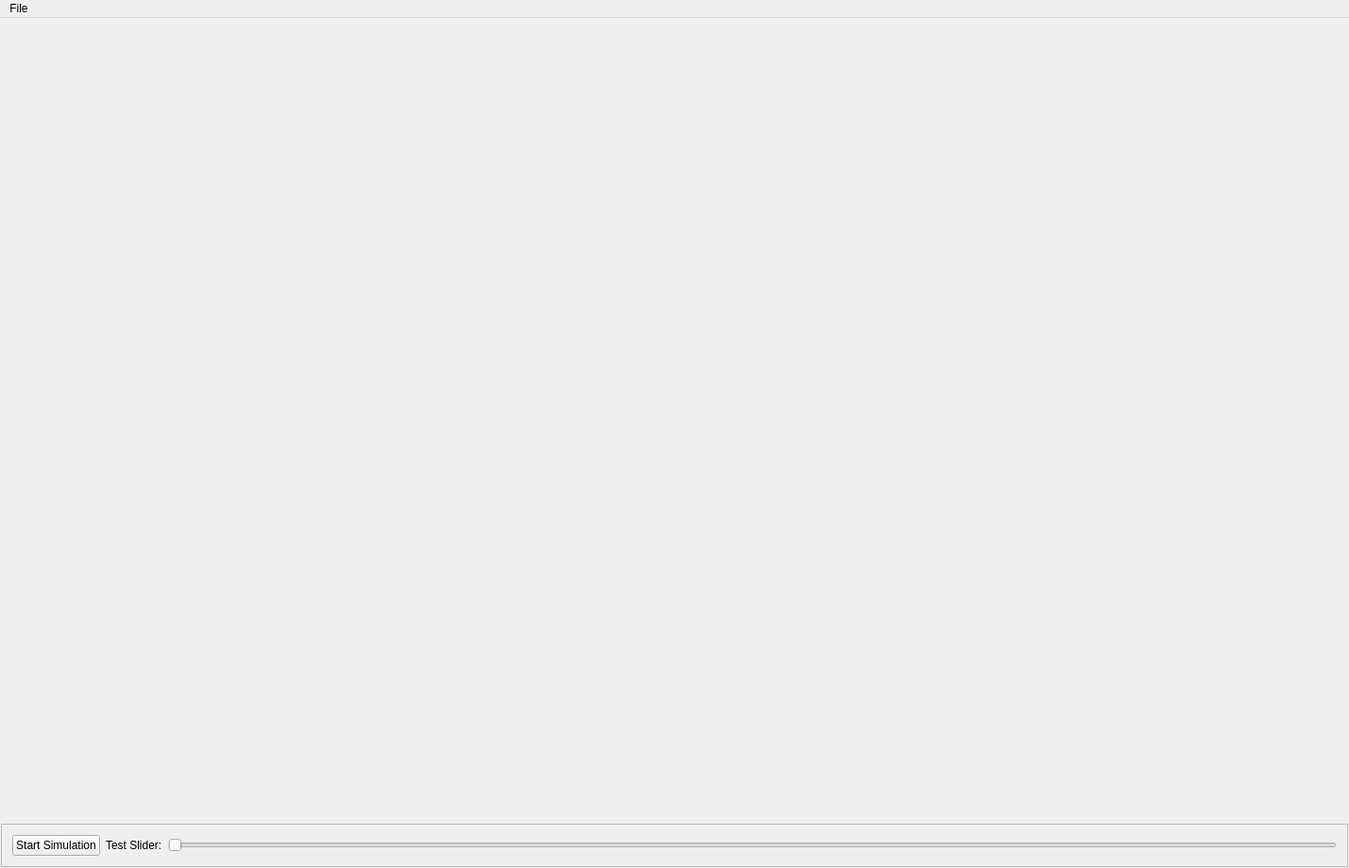
<?xml version="1.0" encoding="UTF-8"?>
<ui version="4.0">
 <class>MainWindowWidget</class>
 <widget class="QMainWindow" name="MainWindowWidget">
  <property name="geometry">
   <rect>
    <x>0</x>
    <y>0</y>
    <width>1429</width>
    <height>920</height>
   </rect>
  </property>
  <property name="sizePolicy">
   <sizepolicy hsizetype="Preferred" vsizetype="Minimum">
    <horstretch>0</horstretch>
    <verstretch>0</verstretch>
   </sizepolicy>
  </property>
  <property name="windowTitle">
   <string>MedIP</string>
  </property>
  <property name="styleSheet">
   <string notr="true">
				QToolTip
				{
				border: 1px solid #76797C;
				background-color: rgb(90, 102, 117);;
				color: white;
				padding: 5px;
				opacity: 200;
				}

				QWidget
				{
				color: #eff0f1;
				background-color: #333333;
				selection-background-color:#92BCCE;
				selection-color: #eff0f1;
				background-clip: border;
				border-image: none;
				border: 0px transparent black;
				outline: 0;
				}

				QWidget:item:hover
				{
				background-color: #287399;
				color: #eff0f1;
				}

				QWidget:item:selected
				{
				background-color: #287399;
				}

				QCheckBox
				{
				spacing: 5px;
				outline: none;
				color: #eff0f1;
				margin-bottom: 2px;
				}

				QCheckBox:disabled
				{
				color: #76797C;
				}

				QCheckBox::indicator,
				QGroupBox::indicator
				{
				width: 18px;
				height: 18px;
				}
				QGroupBox::indicator
				{
				margin-left: 2px;
				}

				QCheckBox::indicator:unchecked
				{
				image: url(:/qss_icons/rc/checkbox_unchecked.png);
				}

				QCheckBox::indicator:unchecked:hover,
				QCheckBox::indicator:unchecked:focus,
				QCheckBox::indicator:unchecked:pressed,
				QGroupBox::indicator:unchecked:hover,
				QGroupBox::indicator:unchecked:focus,
				QGroupBox::indicator:unchecked:pressed
				{
				border: none;
				image: url(:/qss_icons/rc/checkbox_unchecked_focus.png);
				}

				QCheckBox::indicator:checked
				{
				image: url(:/qss_icons/rc/checkbox_checked.png);
				}

				QCheckBox::indicator:checked:hover,
				QCheckBox::indicator:checked:focus,
				QCheckBox::indicator:checked:pressed,
				QGroupBox::indicator:checked:hover,
				QGroupBox::indicator:checked:focus,
				QGroupBox::indicator:checked:pressed
				{
				border: none;
				image: url(:/qss_icons/rc/checkbox_checked_focus.png);
				}


				QCheckBox::indicator:indeterminate
				{
				image: url(:/qss_icons/rc/checkbox_indeterminate.png);
				}

				QCheckBox::indicator:indeterminate:focus,
				QCheckBox::indicator:indeterminate:hover,
				QCheckBox::indicator:indeterminate:pressed
				{
				image: url(:/qss_icons/rc/checkbox_indeterminate_focus.png);
				}

				QCheckBox::indicator:checked:disabled,
				QGroupBox::indicator:checked:disabled
				{
				image: url(:/qss_icons/rc/checkbox_checked_disabled.png);
				}

				QCheckBox::indicator:unchecked:disabled,
				QGroupBox::indicator:unchecked:disabled
				{
				image: url(:/qss_icons/rc/checkbox_unchecked_disabled.png);
				}

				QRadioButton
				{
				spacing: 5px;
				outline: none;
				color: #eff0f1;
				margin-bottom: 2px;
				}

				QRadioButton:disabled
				{
				color: #76797C;
				}
				QRadioButton::indicator
				{
				width: 21px;
				height: 21px;
				}

				QRadioButton::indicator:unchecked
				{
				image: url(:/qss_icons/rc/radio_unchecked.png);
				}


				QRadioButton::indicator:unchecked:hover,
				QRadioButton::indicator:unchecked:focus,
				QRadioButton::indicator:unchecked:pressed
				{
				border: none;
				outline: none;
				image: url(:/qss_icons/rc/radio_unchecked_focus.png);
				}

				QRadioButton::indicator:checked
				{
				border: none;
				outline: none;
				image: url(:/qss_icons/rc/radio_checked.png);
				}

				QRadioButton::indicator:checked:hover,
				QRadioButton::indicator:checked:focus,
				QRadioButton::indicator:checked:pressed
				{
				border: none;
				outline: none;
				image: url(:/qss_icons/rc/radio_checked_focus.png);
				}

				QRadioButton::indicator:checked:disabled
				{
				outline: none;
				image: url(:/qss_icons/rc/radio_checked_disabled.png);
				}

				QRadioButton::indicator:unchecked:disabled
				{
				image: url(:/qss_icons/rc/radio_unchecked_disabled.png);
				}


				QMenuBar
				{
				background-color: #333333;
				color: #eff0f1;
				}

				QMenuBar::item
				{
				background: transparent;
				}

				QMenuBar::item:selected
				{
				background: transparent;
				border: 1px solid #287399;
				}

				QMenuBar::item:pressed
				{
				border: 1px solid #76797C;
				background-color: #92BCCE;
				color: #eff0f1;
				margin-bottom:-1px;
				padding-bottom:1px;
				}

				QMenu
				{
				border: 1px solid #76797C;
				color: #eff0f1;
				margin: 2px;
				}

				QMenu::icon
				{
				margin: 5px;
				}

				QMenu::item
				{
				padding: 5px 30px 5px 30px;
				border: 1px solid transparent; /* reserve space for selection border */
				}

				QMenu::item:selected
				{
				color: #eff0f1;
				}

				QMenu::separator {
				height: 2px;
				background: lightblue;
				margin-left: 10px;
				margin-right: 5px;
				}

				QMenu::indicator {
				width: 18px;
				height: 18px;
				}

				/* non-exclusive indicator = check box style indicator
				(see QActionGroup::setExclusive) */
				QMenu::indicator:non-exclusive:unchecked {
				image: url(:/qss_icons/rc/checkbox_unchecked.png);
				}

				QMenu::indicator:non-exclusive:unchecked:selected {
				image: url(:/qss_icons/rc/checkbox_unchecked_disabled.png);
				}

				QMenu::indicator:non-exclusive:checked {
				image: url(:/qss_icons/rc/checkbox_checked.png);
				}

				QMenu::indicator:non-exclusive:checked:selected {
				image: url(:/qss_icons/rc/checkbox_checked_disabled.png);
				}

				/* exclusive indicator = radio button style indicator (see QActionGroup::setExclusive) */
				QMenu::indicator:exclusive:unchecked {
				image: url(:/qss_icons/rc/radio_unchecked.png);
				}

				QMenu::indicator:exclusive:unchecked:selected {
				image: url(:/qss_icons/rc/radio_unchecked_disabled.png);
				}

				QMenu::indicator:exclusive:checked {
				image: url(:/qss_icons/rc/radio_checked.png);
				}

				QMenu::indicator:exclusive:checked:selected {
				image: url(:/qss_icons/rc/radio_checked_disabled.png);
				}

				QMenu::right-arrow {
				margin: 5px;
				image: url(:/qss_icons/rc/right_arrow.png)
				}


				QWidget:disabled
				{
				color: #454545;
				background-color: #333333;
				}

				QAbstractItemView
				{
				alternate-background-color: #333333;
				color: #eff0f1;
				border: 1px solid 3A3939;
				border-radius: 2px;
				}

				QWidget:focus, QMenuBar:focus
				{
				border: 1px solid #92BCCE;
				}

				QTabWidget:focus, QCheckBox:focus, QRadioButton:focus, QSlider:focus
				{
				border: none;
				}

				QLineEdit
				{
				background-color: #232629;
				padding: 5px;
				border-style: solid;
				border: 1px solid #76797C;
				border-radius: 2px;
				color: #eff0f1;
				}

				QAbstractItemView QLineEdit
				{
				padding: 0;
				}

				QGroupBox {
				border:1px solid #76797C;
				border-radius: 2px;
				margin-top: 20px;
				}

				QGroupBox::title {
				subcontrol-origin: margin;
				subcontrol-position: top center;
				padding-left: 10px;
				padding-right: 10px;
				padding-top: 10px;
				}

				QAbstractScrollArea
				{
				border-radius: 2px;
				border: 1px solid #3A3A3A;
				background-color: transparent;
				}

				QScrollBar:horizontal
				{
				height: 15px;
				margin: 3px 15px 3px 15px;
				border: 1px transparent #2A2929;
				background-color: #2A2929;
				}

				QScrollBar::handle:horizontal
				{
				background-color: #605F5F;
				min-width: 5px;
				}

				QScrollBar::add-line:horizontal
				{
				margin: 0px 3px 0px 3px;
				border-image: url(:/qss_icons/rc/right_arrow_disabled.png);
				width: 10px;
				height: 10px;
				subcontrol-position: right;
				subcontrol-origin: margin;
				}

				QScrollBar::sub-line:horizontal
				{
				margin: 0px 3px 0px 3px;
				border-image: url(:/qss_icons/rc/left_arrow_disabled.png);
				height: 10px;
				width: 10px;
				subcontrol-position: left;
				subcontrol-origin: margin;
				}

				QScrollBar::add-line:horizontal:hover,QScrollBar::add-line:horizontal:on
				{
				border-image: url(:/qss_icons/rc/right_arrow.png);
				height: 10px;
				width: 10px;
				subcontrol-position: right;
				subcontrol-origin: margin;
				}


				QScrollBar::sub-line:horizontal:hover, QScrollBar::sub-line:horizontal:on
				{
				border-image: url(:/qss_icons/rc/left_arrow.png);
				height: 10px;
				width: 10px;
				subcontrol-position: left;
				subcontrol-origin: margin;
				}

				QScrollBar::up-arrow:horizontal, QScrollBar::down-arrow:horizontal
				{
				background: none;
				}


				QScrollBar::add-page:horizontal, QScrollBar::sub-page:horizontal
				{
				background: none;
				}

				QScrollBar:vertical
				{
				background-color: #2A2929;
				width: 15px;
				margin: 15px 3px 15px 3px;
				border: 1px transparent #2A2929;
				border-radius: 4px;
				}

				QScrollBar::handle:vertical
				{
				background-color: #605F5F;
				min-height: 5px;
				border-radius: 4px;
				}

				QScrollBar::sub-line:vertical
				{
				margin: 3px 0px 3px 0px;
				border-image: url(:/qss_icons/rc/up_arrow_disabled.png);
				height: 10px;
				width: 10px;
				subcontrol-position: top;
				subcontrol-origin: margin;
				}

				QScrollBar::add-line:vertical
				{
				margin: 3px 0px 3px 0px;
				border-image: url(:/qss_icons/rc/down_arrow_disabled.png);
				height: 10px;
				width: 10px;
				subcontrol-position: bottom;
				subcontrol-origin: margin;
				}

				QScrollBar::sub-line:vertical:hover,QScrollBar::sub-line:vertical:on
				{

				border-image: url(:/qss_icons/rc/up_arrow.png);
				height: 10px;
				width: 10px;
				subcontrol-position: top;
				subcontrol-origin: margin;
				}


				QScrollBar::add-line:vertical:hover, QScrollBar::add-line:vertical:on
				{
				border-image: url(:/qss_icons/rc/down_arrow.png);
				height: 10px;
				width: 10px;
				subcontrol-position: bottom;
				subcontrol-origin: margin;
				}

				QScrollBar::up-arrow:vertical, QScrollBar::down-arrow:vertical
				{
				background: none;
				}


				QScrollBar::add-page:vertical, QScrollBar::sub-page:vertical
				{
				background: none;
				}

				QTextEdit
				{
				background-color: #232629;
				color: #eff0f1;
				border: 1px solid #76797C;
				}

				QPlainTextEdit
				{
				background-color: #232629;;
				color: #eff0f1;
				border-radius: 2px;
				border: 1px solid #76797C;
				}

				QHeaderView::section
				{
				background-color: #76797C;
				color: #eff0f1;
				padding: 5px;
				border: 1px solid #76797C;
				}

				QSizeGrip {
				image: url(:/qss_icons/rc/sizegrip.png);
				width: 12px;
				height: 12px;
				}


				QMainWindow::separator
				{
				background-color: #333333;
				}

				QMainWindow::separator:hover
				{

				background-color: #787876;
				color: white;
				padding-left: 4px;
				border: 1px solid #76797C;
				spacing: 2px;
				}


				QMenu::separator
				{
				height: 1px;
				background-color: #76797C;
				color: white;
				padding-left: 4px;
				margin-left: 10px;
				margin-right: 5px;
				}


				QFrame
				{
				border-radius: 2px;
				border: 1px solid #333333;
				}

				QFrame[frameShape=&quot;0&quot;]
				{
				border-radius: 2px;
				border: 1px transparent #76797C;
				}

				QStackedWidget
				{
				border: 1px transparent black;
				}

				QToolBar {
				border: 1px transparent #393838;
				background: 1px solid #333333;
				font-weight: bold;
				}

				QToolBar::handle:horizontal {
				image: url(:/qss_icons/rc/Hmovetoolbar.png);
				}
				QToolBar::handle:vertical {
				image: url(:/qss_icons/rc/Vmovetoolbar.png);
				}
				QToolBar::separator:horizontal {
				image: url(:/qss_icons/rc/Hsepartoolbar.png);
				}
				QToolBar::separator:vertical {
				image: url(:/qss_icons/rc/Vsepartoolbar.png);
				}
				QToolButton#qt_toolbar_ext_button {
				background: #58595a
				}

				QPushButton
				{
				color: #eff0f1;
				background-color: #333333;
				border-width: 1px;
				border-color: #828282;
				border-style: solid;
				padding: 5px;
				outline: none;
				}

				QPushButton:disabled
				{
				background-color: #333333;
				border-width: 1px;
				border-color: #454545;
				border-style: solid;
				padding-top: 5px;
				padding-bottom: 5px;
				padding-left: 10px;
				padding-right: 10px;
				border-radius: 2px;
				color: #454545;
				}

				QPushButton:focus {
				background-color: #92BCCE;
				color: white;
				}

				QPushButton:pressed
				{
				background-color: #92BCCE;
				padding-top: -15px;
				padding-bottom: -17px;
				}

				QComboBox
				{
				selection-background-color: #92BCCE;
				border-style: solid;
				border: 1px solid #828282;
				border-radius: 4px;
				padding: 5px;
				min-width: 75px;
				}

				QPushButton:checked{
				background-color: #76797C;
				border-color: #6A6969;
				}

				QComboBox:hover,QPushButton:hover,QAbstractSpinBox:hover,QLineEdit:hover,QTextEdit:hover,QPlainTextEdit:hover,QAbstractView:hover,QTreeView:hover
				{
				border: 1px solid #92BCCE;
				color: #eff0f1;
				}

				QComboBox:on
				{
				padding-top: 3px;
				padding-left: 4px;
				selection-background-color: #4a4a4a;
				}

				QComboBox QAbstractItemView
				{
				background-color: #232629;
				border-radius: 2px;
				border: 1px solid #76797C;
				selection-background-color: #287399;
				}

				QComboBox::drop-down
				{
				subcontrol-origin: padding;
				subcontrol-position: top right;
				width: 15px;

				border-left-width: 0px;
				border-left-color: darkgray;
				border-left-style: solid;
				border-top-right-radius: 3px;
				border-bottom-right-radius: 3px;
				}

				QComboBox::down-arrow
				{
				image: url(:/qss_icons/rc/down_arrow_disabled.png);
				}

				QComboBox::down-arrow:on, QComboBox::down-arrow:hover,
				QComboBox::down-arrow:focus
				{
				image: url(:/qss_icons/rc/down_arrow.png);
				}

				QAbstractSpinBox {
				padding: 5px;
				border: 1px solid #76797C;
				background-color: #232629;
				color: #eff0f1;
				border-radius: 2px;
				min-width: 75px;
				}

				QAbstractSpinBox:up-button
				{
				background-color: transparent;
				subcontrol-origin: border;
				subcontrol-position: center right;
				}

				QAbstractSpinBox:down-button
				{
				background-color: transparent;
				subcontrol-origin: border;
				subcontrol-position: center left;
				}

				QAbstractSpinBox::up-arrow,QAbstractSpinBox::up-arrow:disabled,QAbstractSpinBox::up-arrow:off {
				image: url(:/qss_icons/rc/up_arrow_disabled.png);
				width: 10px;
				height: 10px;
				}
				QAbstractSpinBox::up-arrow:hover
				{
				image: url(:/qss_icons/rc/up_arrow.png);
				}


				QAbstractSpinBox::down-arrow,QAbstractSpinBox::down-arrow:disabled,QAbstractSpinBox::down-arrow:off
				{
				image: url(:/qss_icons/rc/down_arrow_disabled.png);
				width: 10px;
				height: 10px;
				}
				QAbstractSpinBox::down-arrow:hover
				{
				image: url(:/qss_icons/rc/down_arrow.png);
				}


				QLabel
				{
				border: 0px solid black;
				}

				QTabWidget{
				border: 0px transparent black;
				}

				QTabWidget::pane {
				border: 1px solid #76797C;
				padding: 1px;
				margin: 0px;
				}

				QTabWidget::tab-bar {
				left: 1px; /* move to the right by 5px */
				}

				QTabBar
				{
				qproperty-drawBase: 0;
				border-radius: 3px;
				}

				QTabBar:focus
				{
				border: 0px transparent black;
				}

				QTabBar::close-button  {
				image: url(:/qss_icons/rc/close.png);
				background: transparent;
				}

				QTabBar::close-button:hover
				{
				image: url(:/qss_icons/rc/close-hover.png);
				background: transparent;
				}

				QTabBar::close-button:pressed {
				image: url(:/qss_icons/rc/close-pressed.png);
				background: transparent;
				}

				/* TOP TABS */
				QTabBar::tab:top {
				color: #eff0f1;
				border: 1px solid #76797C;
				border-bottom: 1px transparent black;
				background-color: #333333;
				padding: 5px;
				min-width: 50px;
				border-top-left-radius: 2px;
				border-top-right-radius: 2px;
				}

				QTabBar::tab:top:!selected
				{
				color: #eff0f1;
				background-color: #54575B;
				border: 1px solid #76797C;
				border-bottom: 1px transparent black;
				border-top-left-radius: 2px;
				border-top-right-radius: 2px;
				}

				QTabBar::tab:top:!selected:hover {
				background-color: #92BCCE;
				}

				/* BOTTOM TABS */
				QTabBar::tab:bottom {
				color: #eff0f1;
				border: 1px solid #76797C;
				border-top: 1px transparent black;
				background-color: #333333;
				padding: 5px;
				border-bottom-left-radius: 2px;
				border-bottom-right-radius: 2px;
				min-width: 50px;
				}

				QTabBar::tab:bottom:!selected
				{
				color: #eff0f1;
				background-color: #54575B;
				border: 1px solid #76797C;
				border-top: 1px transparent black;
				border-bottom-left-radius: 2px;
				border-bottom-right-radius: 2px;
				}

				QTabBar::tab:bottom:!selected:hover {
				background-color: #92BCCE;
				}

				/* LEFT TABS */
				QTabBar::tab:left {
				color: #eff0f1;
				border: 1px solid #76797C;
				border-left: 1px transparent black;
				background-color: #333333;
				padding: 5px;
				border-top-right-radius: 2px;
				border-bottom-right-radius: 2px;
				min-height: 50px;
				}

				QTabBar::tab:left:!selected
				{
				color: #eff0f1;
				background-color: #54575B;
				border: 1px solid #76797C;
				border-left: 1px transparent black;
				border-top-right-radius: 2px;
				border-bottom-right-radius: 2px;
				}

				QTabBar::tab:left:!selected:hover {
				background-color: #92BCCE;
				}


				/* RIGHT TABS */
				QTabBar::tab:right {
				color: #eff0f1;
				border: 1px solid #76797C;
				border-right: 1px transparent black;
				background-color: #333333;
				padding: 5px;
				border-top-left-radius: 2px;
				border-bottom-left-radius: 2px;
				min-height: 50px;
				}

				QTabBar::tab:right:!selected
				{
				color: #eff0f1;
				background-color: #54575B;
				border: 1px solid #76797C;
				border-right: 1px transparent black;
				border-top-left-radius: 2px;
				border-bottom-left-radius: 2px;
				}

				QTabBar::tab:right:!selected:hover {
				background-color: #92BCCE;
				}

				QTabBar QToolButton::right-arrow:enabled {
				image: url(:/qss_icons/rc/right_arrow.png);
				}

				QTabBar QToolButton::left-arrow:enabled {
				image: url(:/qss_icons/rc/left_arrow.png);
				}

				QTabBar QToolButton::right-arrow:disabled {
				image: url(:/qss_icons/rc/right_arrow_disabled.png);
				}

				QTabBar QToolButton::left-arrow:disabled {
				image: url(:/qss_icons/rc/left_arrow_disabled.png);
				}


				QDockWidget {
				background: #333333;
				border: 1px solid #333333;
				titlebar-close-icon: url(:/qss_icons/rc/close.png);
				titlebar-normal-icon: url(:/qss_icons/rc/undock.png);
				}

				QDockWidget::title {
				text-align: left;
				background: #2D2D2D;
				padding-left: 5px;
				}

				QDockWidget::close-button, QDockWidget::float-button {
				border: 1px solid transparent;
				background: transparent;
				}

				QDockWidget::close-button:hover, QDockWidget::float-button:hover {
				background: rgba(255, 255, 255, 10);
				}

				QDockWidget::close-button:pressed, QDockWidget::float-button:pressed {
				padding: 1px -1px -1px 1px;
				background: rgba(255, 255, 255, 10);
				}

				QTreeView, QListView
				{
				border: 1px solid #3A3A3A;
				background-color: #3A3A3A;
				}

				QTreeView:branch:selected, QTreeView:branch:hover
				{
				background: url(:/qss_icons/rc/transparent.png);
				}

				QTreeView::branch:has-siblings:!adjoins-item {
				border-image: url(:/qss_icons/rc/transparent.png);
				}

				QTreeView::branch:has-siblings:adjoins-item {
				border-image: url(:/qss_icons/rc/transparent.png);
				}

				QTreeView::branch:!has-children:!has-siblings:adjoins-item {
				border-image: url(:/qss_icons/rc/transparent.png);
				}

				QTreeView::branch:has-children:!has-siblings:closed,
				QTreeView::branch:closed:has-children:has-siblings {
				image: url(:/qss_icons/rc/branch_closed.png);
				}

				QTreeView::branch:open:has-children:!has-siblings,
				QTreeView::branch:open:has-children:has-siblings  {
				image: url(:/qss_icons/rc/branch_open.png);
				}

				QTreeView::branch:has-children:!has-siblings:closed:hover,
				QTreeView::branch:closed:has-children:has-siblings:hover {
				image: url(:/qss_icons/rc/branch_closed-on.png);
				}

				QTreeView::branch:open:has-children:!has-siblings:hover,
				QTreeView::branch:open:has-children:has-siblings:hover  {
				image: url(:/qss_icons/rc/branch_open-on.png);
				}

				QListView::item:!selected:hover, QTreeView::item:!selected:hover  {
				background: #92BCCE;
				outline: 0;
				color: #eff0f1
				}

				QListView::item:selected:hover, QTreeView::item:selected:hover  {
				background: #92BCCE;
				color: #eff0f1;
				}

				QSlider::groove:horizontal {
				border: 1px solid #828282;
				height: 4px;
				background: #828282;
				margin: 0px;
				border-radius: 2px;
				}

				QSlider::handle:horizontal {
				background: #828282;
				border: 1px solid #828282;
				width: 16px;
				height: 16px;
				margin: -8px 0;
				border-radius: 9px;
				}

				QSlider::groove:vertical {
				border: 1px solid #828282;
				width: 4px;
				background: #828282;
				margin: 0px;
				border-radius: 3px;
				}

				QSlider::handle:vertical {
				background: #828282;
				border: 1px solid #828282;
				width: 16px;
				height: 16px;
				margin: 0 -8px;
				border-radius: 9px;
				}

				QToolButton {
				background-color: transparent;
				border: 1px transparent #76797C;
				border-radius: 2px;
				margin: 3px;
				padding: 5px;
				}

				QToolButton[popupMode=&quot;1&quot;] { /* only for MenuButtonPopup */
				padding-right: 20px; /* make way for the popup button */
				border: 1px #76797C;
				border-radius: 5px;
				}

				QToolButton[popupMode=&quot;2&quot;] { /* only for InstantPopup */
				padding-right: 10px; /* make way for the popup button */
				border: 1px #76797C;
				}


				QToolButton:hover, QToolButton::menu-button:hover {
				background-color: transparent;
				border: 1px solid #92BCCE;
				padding: 5px;
				}

				QToolButton:checked, QToolButton:pressed,
				QToolButton::menu-button:pressed {
				background-color: #92BCCE;
				border: 1px solid #92BCCE;
				padding: 5px;
				}

				/* the subcontrol below is used only in the InstantPopup or DelayedPopup mode */
				QToolButton::menu-indicator {
				image: url(:/qss_icons/rc/down_arrow.png);
				top: -7px; left: -2px; /* shift it a bit */
				}

				/* the subcontrols below are used only in the MenuButtonPopup mode */
				QToolButton::menu-button {
				border: 1px transparent #76797C;
				border-top-right-radius: 6px;
				border-bottom-right-radius: 6px;
				/* 16px width + 4px for border = 20px allocated above */
				width: 16px;
				outline: none;
				}

				QToolButton::menu-arrow {
				image: url(:/qss_icons/rc/down_arrow.png);
				}

				QToolButton::menu-arrow:open {
				border: 1px solid #76797C;
				}

				QPushButton::menu-indicator  {
				subcontrol-origin: padding;
				subcontrol-position: bottom right;
				left: 8px;
				}

				QTableView
				{
				border: 1px solid #76797C;
				gridline-color: #333333;
				background-color: #3A3A3A;
				}


				QTableView, QHeaderView
				{
				border-radius: 0px;
				}

				QTableView::item:pressed, QListView::item:pressed, QTreeView::item:pressed  {
				background: #18465d;
				color: #eff0f1;
				}

				QTableView::item:selected:active, QTreeView::item:selected:active, QListView::item:selected:active  {
				background: #287399;
				color: #eff0f1;
				}


				QHeaderView
				{
				background-color: #333333;
				border: 1px transparent;
				border-radius: 0px;
				margin: 0px;
				padding: 0px;

				}

				QHeaderView::section  {
				background-color: #333333;
				color: #eff0f1;
				padding: 5px;
				border: 1px solid #76797C;
				border-radius: 0px;
				text-align: center;
				}

				QHeaderView::section::vertical::first, QHeaderView::section::vertical::only-one
				{
				border-top: 1px solid #76797C;
				}

				QHeaderView::section::vertical
				{
				border-top: transparent;
				}

				QHeaderView::section::horizontal::first, QHeaderView::section::horizontal::only-one
				{
				border-left: 1px solid #76797C;
				}

				QHeaderView::section::horizontal
				{
				border-left: transparent;
				}


				QHeaderView::section:checked
				{
				color: white;
				background-color: #334e5e;
				}

				/* style the sort indicator */
				QHeaderView::down-arrow {
				image: url(:/qss_icons/rc/down_arrow.png);
				}

				QHeaderView::up-arrow {
				image: url(:/qss_icons/rc/up_arrow.png);
				}


				QTableCornerButton::section {
				background-color: #333333;
				border: 1px transparent #76797C;
				border-radius: 0px;
				}

				QToolBox  {
				padding: 5px;
				border: 1px transparent black;
				}

				QToolBox::tab {
				color: #eff0f1;
				background-color: #333333;
				border: 1px solid #76797C;
				border-bottom: 1px transparent #333333;
				border-top-left-radius: 5px;
				border-top-right-radius: 5px;
				}

				QToolBox::tab:selected { /* italicize selected tabs */
				font: italic;
				background-color: #333333;
				border-color: #92BCCE;
				}

				QStatusBar::item {
				border: 0px transparent dark;
				}


				QFrame[height=&quot;3&quot;], QFrame[width=&quot;3&quot;] {
				background-color: #76797C;
				}


				QSplitter::handle {
				border: 1px dashed #76797C;
				}

				QSplitter::handle:hover {
				background-color: #787876;
				border: 1px solid #76797C;
				}

				QSplitter::handle:horizontal {
				width: 1px;
				}

				QSplitter::handle:vertical {
				height: 1px;
				}

				QProgressBar {
				border: 1px solid #76797C;
				border-radius: 5px;
				text-align: center;
				}

				QProgressBar::chunk {
				background-color: #05B8CC;
				}

				QDateEdit
				{
				selection-background-color: #92BCCE;
				border-style: solid;
				border: 1px solid #3375A3;
				border-radius: 2px;
				padding: 1px;
				min-width: 75px;
				}

				QDateEdit:on
				{
				padding-top: 3px;
				padding-left: 4px;
				selection-background-color: #4a4a4a;
				}

				QDateEdit QAbstractItemView
				{
				background-color: #232629;
				border-radius: 2px;
				border: 1px solid #3375A3;
				selection-background-color: #92BCCE;
				}

				QDateEdit::drop-down
				{
				subcontrol-origin: padding;
				subcontrol-position: top right;
				width: 15px;
				border-left-width: 0px;
				border-left-color: darkgray;
				border-left-style: solid;
				border-top-right-radius: 3px;
				border-bottom-right-radius: 3px;
				}

				QDateEdit::down-arrow
				{
				image: url(:/qss_icons/rc/down_arrow_disabled.png);
				}

				QDateEdit::down-arrow:on, QDateEdit::down-arrow:hover,
				QDateEdit::down-arrow:focus
				{
				image :url(:/qss_icons/rc/down_arrow.png);
				}
			</string>
  </property>
  <property name="dockOptions">
   <set>QMainWindow::AllowNestedDocks|QMainWindow::AllowTabbedDocks</set>
  </property>
  <widget class="QWidget" name="parentWidget">
   <property name="sizePolicy">
    <sizepolicy hsizetype="Expanding" vsizetype="Expanding">
     <horstretch>0</horstretch>
     <verstretch>0</verstretch>
    </sizepolicy>
   </property>
   <property name="acceptDrops">
    <bool>true</bool>
   </property>
   <layout class="QVBoxLayout" name="verticalLayout">
    <property name="leftMargin">
     <number>1</number>
    </property>
    <property name="topMargin">
     <number>1</number>
    </property>
    <property name="rightMargin">
     <number>1</number>
    </property>
    <property name="bottomMargin">
     <number>1</number>
    </property>
    <item>
     <widget class="QVTKOpenGLNativeWidget" name="qvtkWidget" native="true">
      <property name="sizePolicy">
       <sizepolicy hsizetype="Expanding" vsizetype="Expanding">
        <horstretch>0</horstretch>
        <verstretch>0</verstretch>
       </sizepolicy>
      </property>
     </widget>
    </item>
    <item>
     <widget class="QFrame" name="frame">
      <property name="sizePolicy">
       <sizepolicy hsizetype="Expanding" vsizetype="Maximum">
        <horstretch>0</horstretch>
        <verstretch>0</verstretch>
       </sizepolicy>
      </property>
      <property name="frameShape">
       <enum>QFrame::StyledPanel</enum>
      </property>
      <property name="frameShadow">
       <enum>QFrame::Raised</enum>
      </property>
      <layout class="QHBoxLayout" name="horizontalLayout">
       <item>
        <widget class="QPushButton" name="startButton">
         <property name="sizePolicy">
          <sizepolicy hsizetype="Maximum" vsizetype="Expanding">
           <horstretch>0</horstretch>
           <verstretch>0</verstretch>
          </sizepolicy>
         </property>
         <property name="text">
          <string>Start Simulation</string>
         </property>
        </widget>
       </item>
       <item>
        <widget class="QLabel" name="label">
         <property name="sizePolicy">
          <sizepolicy hsizetype="Maximum" vsizetype="Expanding">
           <horstretch>0</horstretch>
           <verstretch>0</verstretch>
          </sizepolicy>
         </property>
         <property name="text">
          <string>Test Slider:</string>
         </property>
        </widget>
       </item>
       <item>
        <widget class="QSlider" name="horizontalSlider">
         <property name="sizePolicy">
          <sizepolicy hsizetype="Expanding" vsizetype="Expanding">
           <horstretch>0</horstretch>
           <verstretch>0</verstretch>
          </sizepolicy>
         </property>
         <property name="orientation">
          <enum>Qt::Horizontal</enum>
         </property>
        </widget>
       </item>
      </layout>
     </widget>
    </item>
   </layout>
  </widget>
  <widget class="QMenuBar" name="menuBar">
   <property name="geometry">
    <rect>
     <x>0</x>
     <y>0</y>
     <width>1429</width>
     <height>20</height>
    </rect>
   </property>
   <property name="autoFillBackground">
    <bool>false</bool>
   </property>
   <property name="styleSheet">
    <string notr="true"/>
   </property>
   <widget class="QMenu" name="menuFile">
    <property name="title">
     <string>File</string>
    </property>
    <addaction name="actionOpen"/>
   </widget>
   <addaction name="menuFile"/>
  </widget>
  <action name="actionOpen">
   <property name="text">
    <string>Open</string>
   </property>
  </action>
 </widget>
 <layoutdefault spacing="6" margin="11"/>
 <customwidgets>
  <customwidget>
   <class>QVTKOpenGLNativeWidget</class>
   <extends>QWidget</extends>
   <header>QVTKOpenGLNativeWidget.h</header>
   <container>1</container>
  </customwidget>
 </customwidgets>
 <resources/>
 <connections/>
</ui>
